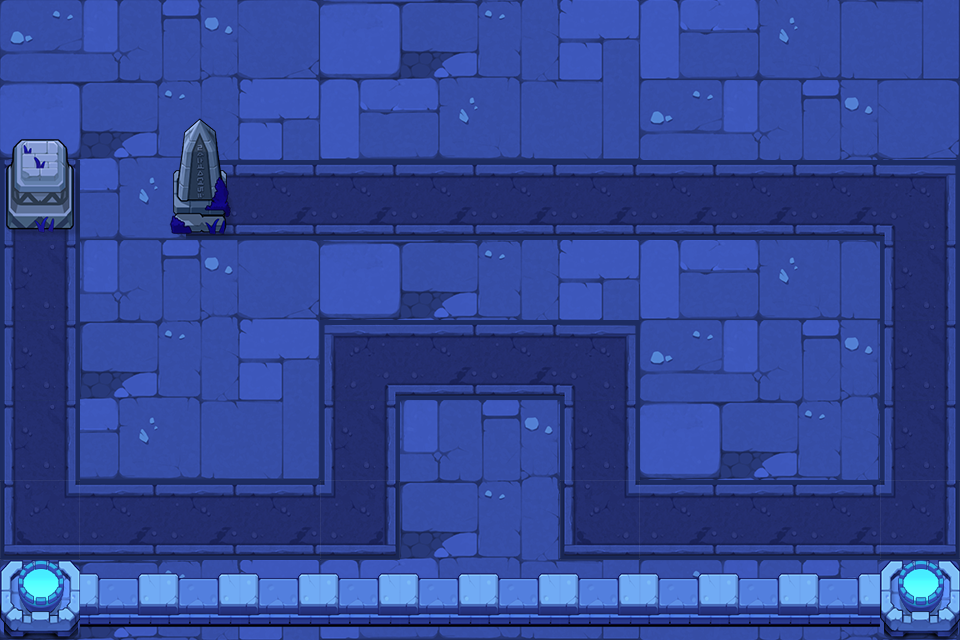

A level layout from a 2D game, rendered from its tile map. Below: a short description, then the map file with tile-grid data replaced by summaries:
An orthogonal 12x8 tile map with 80x80 px tiles, 3 tile layers (background, road, object) and 15 objects (P0, P1, P2, P3, P4, ...).

<map version="1.0" tiledversion="1.0.3" orientation="orthogonal" renderorder="right-down" width="12" height="8" tilewidth="80" tileheight="80" nextobjectid="17">
 <tileset firstgid="1" source="anye.tsx" />
 <layer name="background" width="12" height="8">
  <data>[96 cells, 96 non-empty, 12 distinct tile ids]</data>
 </layer>
 <layer name="road" width="12" height="8">
  <data>[96 cells, 33 non-empty, 7 distinct tile ids]</data>
 </layer>
 <layer name="object" width="12" height="8">
  <data>[96 cells, 16 non-empty, 6 distinct tile ids]</data>
 </layer>
 <objectgroup name="path" visible="0">
  <object id="1" name="P0" x="40" y="240" />
  <object id="2" name="P1" x="40" y="520" />
  <object id="3" name="P2" x="360" y="520" />
  <object id="4" name="P3" x="360" y="360" />
  <object id="5" name="P4" x="600" y="360" />
  <object id="6" name="P5" x="600" y="520" />
  <object id="7" name="P6" x="920" y="520" />
  <object id="8" name="P7" x="920" y="200" />
  <object id="9" name="P8" x="240" y="200" />
  <object id="10" name="O0" x="80" y="80" width="80" height="160" />
  <object id="11" name="O1" x="80" y="240" width="240" height="240" />
  <object id="12" name="O2" x="320" y="240" width="320" height="80" />
  <object id="13" name="O3" x="400" y="400" width="160" height="160" />
  <object id="14" name="O4" x="640" y="240" width="240" height="240" />
  <object id="15" name="O5" x="240" y="80" width="720" height="80" />
 </objectgroup>
</map>
